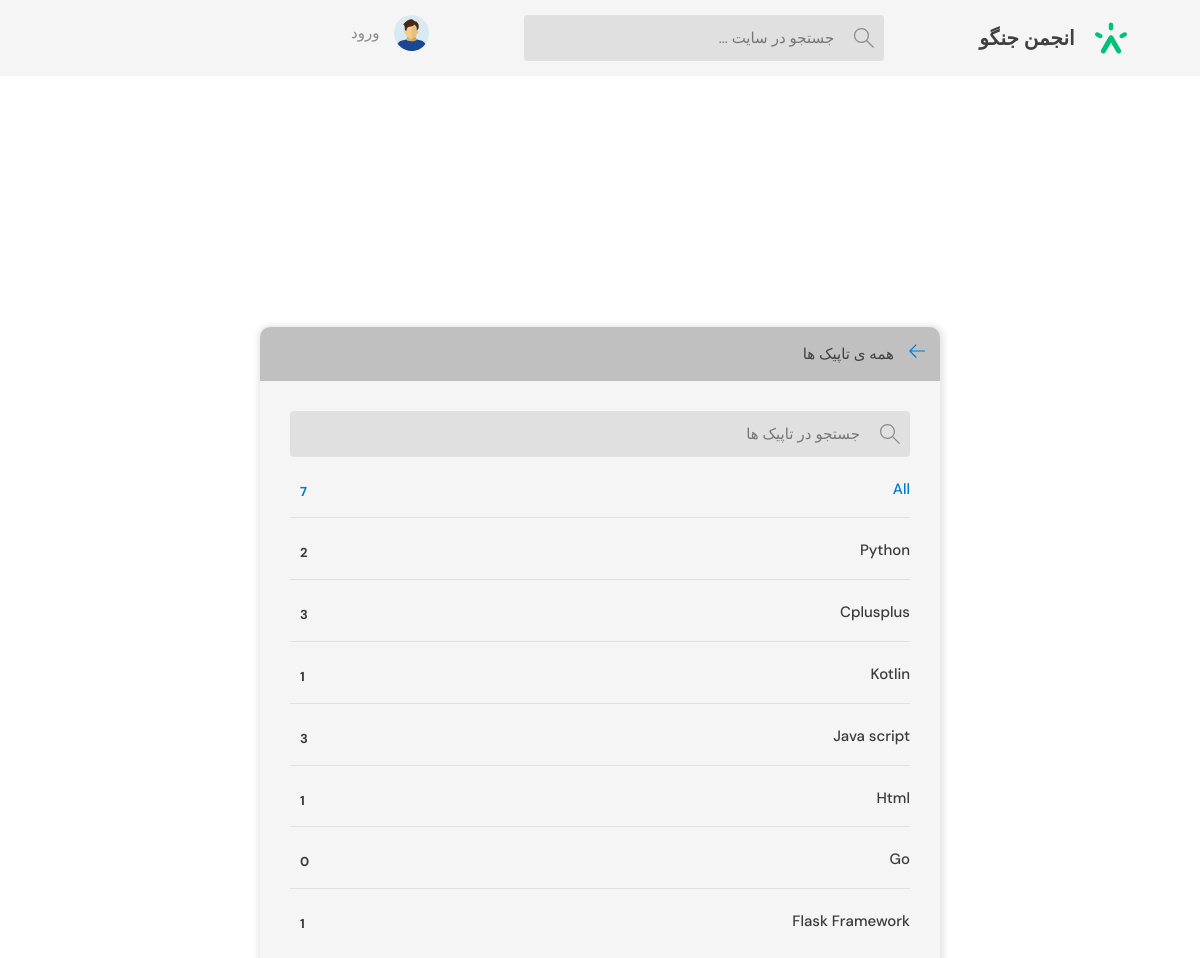
/topics/, run on an earlier commit of the app's database.
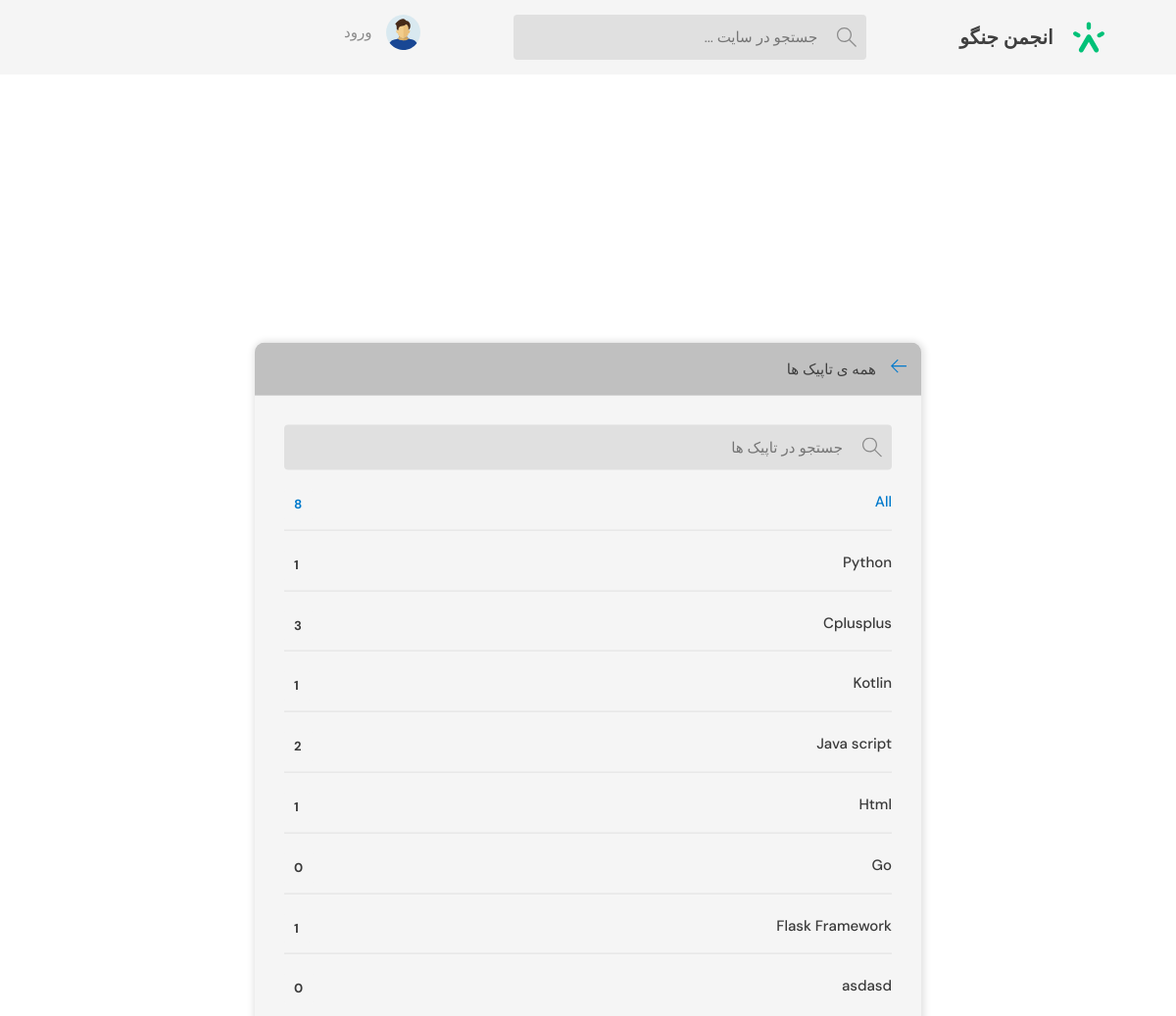
And on a later commit of the database.
### base/models.py (models this page shows, shortened)
class Topic (models.Model):
    name = models.CharField(max_length=200)

### base/views.py (the view)
# urls.py: path('topics/', views.topicsPage,name="topics"),
def topicsPage(request):
    q = request.GET.get('q') if request.GET.get('q') != None else ''
    topics = Topic.objects.filter(name__icontains= q )
    context = {'topics':topics}
    return render(request, 'base/topics.html',context)

### base/templates/base/topics.html (shortened to what this page needs)
{% extends 'main.html' %} {% block content %}
<main class="create-room layout">
  <div class="container">
    <div class="layout__box">
      <div class="layout__boxHeader">
        <div class="layout__boxTitle">
          <a href="index.html">
            <svg
              version="1.1"
              xmlns="http://www.w3.org/2000/svg"
              width="32"
              height="32"
              viewBox="0 0 32 32"
            >
              <title>arrow-left</title>
              <path
                d="M13.723 2.286l-13.723 13.714 13.719 13.714 1.616-1.611-10.96-10.96h27.625v-2.286h-27.625l10.965-10.965-1.616-1.607z"
              ></path>
            </svg>
          </a>
          <h3>همه ی تاپیک ها </h3>
        </div>
      </div>
      <div class="topics-page layout__body">
        <form method="GET" action="" class="header__search">
          <label>
            <input name="q" placeholder="جستجو در تاپیک ها " />
          </label>
        </form>
        <ul class="topics__list">
          <li>
            <a href="{% url 'topics' %}?q=" class="active">All <span>{{topics.count}}</span></a>
          </li>
          {% for topic in topics %}
          <li>
            <a href="{% url 'home' %}?q={{topic.name}}">{{topic.name}} <span>{{topic.room_set.all.count}}</span></a>
          </li>
          {% endfor %}
        </ul>
      </div>
    </div>
  </div>
</main>
{% endblock content %}

What changed in the data, as far as the page shows it:
computed for Topic "Python": room_set.all.count "2" → "1"
computed for Topic "Java script": room_set.all.count "3" → "2"
added Topic: name "asdasd", room_set.all.count "0"
Also different on the page:
{{ topics.count }}: "7" → "8"
